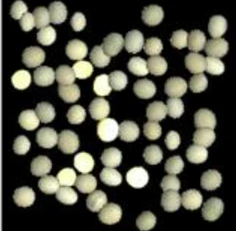
#> input picture Processamento-de-Imagens/AP04/sementes.png, 236 x 231 px
$ jupyter execute AP04.ipynb
#> lines starting #> are read from the running program, lines starting #| are printed output that depends on the picture
# ATIVIDADE PONTUADA 4
Aluno: Davi Araújo do Nascimento\
Matrícula: 202300027801

## Questão única

### Funções Auxiliares
Nesta seção encontram-se as funções auxiliares que não estão particulamente associadas a nenhum algoritmo.

[cell 1]
# Estas são as importanções que serão usadas na implementação da Transformada Circular de Hough e nas funções auxiliares.
import numpy as np
from skimage.io import imread
import matplotlib.pyplot as plt

[cell 2]
# Usa o matplotlib para mostrar a matriz com texto dos valores de cada elemento
def mostrarValoresMatriz(matriz: np.ndarray, cmap=plt.cm.Blues):
    _, ax = plt.subplots()

    ax.matshow(matriz, cmap=cmap)

    for pos, i in np.ndenumerate(matriz):
        ax.text(pos[1], pos[0], str(int(i)), va="center", ha="center")

[cell 3]
# Pesos RGB para converter uma imagem colorida em preto-e-branco
PESOS_NTSC = [0.299, 0.587, 0.114]
PESOS_HDTV = [0.2126, 0.7152, 0.0722]
PESOS_HDR  = [0.2627, 0.6780, 0.0593]

# Converte uma imagem para preto-e-branco usando uma distribuição de pesos para as três cores
def converterParaCinza(imagem: np.ndarray, pesos=PESOS_HDR) -> np.ndarray:
    if len(imagem.shape) <= 2:
        return imagem

    if imagem.shape[2] < 3:
        return imagem

    copia = imagem.copy()

    # Pegando os canais individuais de cada cor
    r = copia[:, :, 0] * pesos[0]
    g = copia[:, :, 1] * pesos[1]
    b = copia[:, :, 2] * pesos[2]

    return r + g + b

[cell 4]
# Calcula a posição do centro da matriz. Se ela possui alguma dimensão ímpar, a posição mais próxima a origem é preferida
def calcularCentro(matriz: np.ndarray) -> (int, int):
    return (
        matriz.shape[0] // 2,
        matriz.shape[1] // 2
    )

[cell 5]
# Função que sobrepõe uma matriz em cima de outra numa posição especifica e retorna a fatia sobreposta relevante de cada matriz

def sobreposicao(baixo: np.ndarray, cima: np.ndarray , pos: (int, int) = None) -> (np.ndarray, np.ndarray):
    if baixo.shape[0] < cima.shape[0] or baixo.shape[1] < cima.shape[1]:
        raise Exception("Matriz de cima maior que a de baixo")

    if pos == None:
        pos = calcularCentro(baixo)

    centro_circ = calcularCentro(cima)

    # Borda da matriz de baixo
    borda_bxo = [
        pos[0] - centro_circ[0],                  # Topo
        pos[0] - centro_circ[0] + cima.shape[0],  # Fundo
        pos[1] - centro_circ[1],                  # Esquerda
        pos[1] - centro_circ[1] + cima.shape[1]   # Direita
    ]

    # Borda da matriz de cima
    borda_cma = [                                 # O mesmo de cima vale aqui
        0,
        cima.shape[0],
        0,
        cima.shape[1]
    ]

    # Checando se não passou de mais do topo
    if borda_bxo[0] < 0:
        borda_cma[0] = -borda_bxo[0]
        borda_bxo[0] = 0

    # Checando se não passou de mais do fundo
    elif borda_bxo[1] > baixo.shape[0]:
        borda_cma[1] -= borda_bxo[1] - baixo.shape[0]
        borda_bxo[1] = baixo.shape[0]

    # Checando se não passou de mais da esquerda
    if borda_bxo[2] < 0:
        borda_cma[2] = -borda_bxo[2]
        borda_bxo[2] = 0

    # Checando se não passou de mais da direita
    elif borda_bxo[3] > baixo.shape[1]:
        borda_cma[3] -= borda_bxo[3] - baixo.shape[1]
        borda_bxo[3] = baixo.shape[1]

    return (
        baixo[
            borda_bxo[0] : borda_bxo[1],
            borda_bxo[2] : borda_bxo[3],
        ],
        cima[
            borda_cma[0] : borda_cma[1],
            borda_cma[2] : borda_cma[3],
        ]
    )

### Implementação Transforma Circular de Hough
Nesta seção encontram-se as principais funções utilizadas na implementação

[cell 6]
# Cria uma matriz com uma circunferência inscrita dentro
def gerarCircunferencia(raio: int) -> np.ndarray:
    diametro = raio * 2 - 1
    grade_x, grade_y = np.mgrid[:diametro, :diametro]

    saida = np.zeros((diametro, diametro))
    correcao_raio = raio - 1

    # Usando o código mágico do numpy e a equação do círculo
    saida[(grade_x - correcao_raio) ** 2 + (grade_y - correcao_raio) ** 2 <= raio ** 2] = 1

    # Removendo o circulo interior para formar a circunferencia
    saida[(grade_x - correcao_raio) ** 2 + (grade_y - correcao_raio) ** 2 < (raio - 1) ** 2] = 0

    return saida

[cell 7]
# Demonstração do funciomento da função acima

demo_raios           = [ 10, 25, 75, 100 ]
demo_circunferencias = []

# Gerando circunferências com base nos raios
for i in demo_raios:
    demo_circunferencias.append(gerarCircunferencia(i))

# Organizando as imagens
tamanho = 10
colunas = 2
linhas  = len(demo_raios) // colunas

fig, eixos = plt.subplots(linhas, colunas, figsize=(tamanho, tamanho))

for pos, eixo in np.ndenumerate(eixos):
    indice_1d = pos[0] * colunas + pos[1]
    eixo.set_title(f"Raio: {demo_raios[indice_1d]}", fontstyle="italic")
    eixo.matshow(demo_circunferencias[indice_1d])

fig.tight_layout()
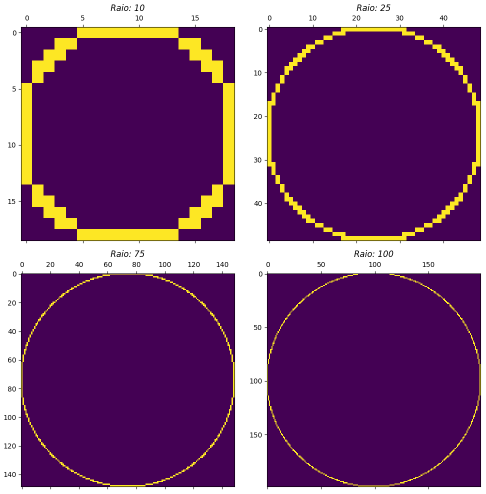
#> figure drawn by matplotlib, 4 panels

A circunferência de 100 não parece ter o topo mas tem. \
Por algum motivo o matplotlib corta um pedaço da parte superior da imagem. \
Dá para perceber isso na circunferência de raio 75

[cell 8]
# Usa as funções acima para gerar o acumulador da Transformada Circular de Hough

def gerarAcumulador(imagem: np.ndarray, raio: int) -> np.ndarray:
    acumulador = np.zeros(imagem.shape)
    circunferencia = gerarCircunferencia(raio)

    # Somando a circunferencia em cima
    for pos, i in np.ndenumerate(imagem):
        if i != 0:
            baixo, cima = sobreposicao(acumulador, circunferencia, pos)
            baixo += cima

    return acumulador

[cell 9]
# Demonstração da função a cima

demo_pontos = [
    (3, 5),
    (15, 10),
    (39, 29),
    (20, 23),
    (20, 25)
]

demo_matriz         = np.zeros((40, 40))
demo_circunferencia = np.pad(gerarCircunferencia(15), ((20, 20), (20, 20)))

# Posicionando os pontos
for i in demo_pontos:
    demo_matriz[i] = 1

# Organizando as imagens
tamanho = 10
colunas = 2
linhas  = 2

fig, eixos = plt.subplots(linhas, colunas, figsize=(tamanho, tamanho))

demo_infos = [
    ("1 - Matriz original", demo_matriz),
    ("2 - Matriz original", demo_circunferencia),
    ("1 - Acumulador gerado", gerarAcumulador(demo_matriz, 10)),
    ("2 - Acumulador gerado", gerarAcumulador(demo_circunferencia, 15))
]

for pos, i in enumerate(demo_infos):
    col = pos // colunas
    lin = pos % colunas

    eixos[lin, col].set_title(i[0], fontstyle="italic")
    eixos[lin, col].matshow(i[1], cmap=plt.cm.Blues)

fig.tight_layout()
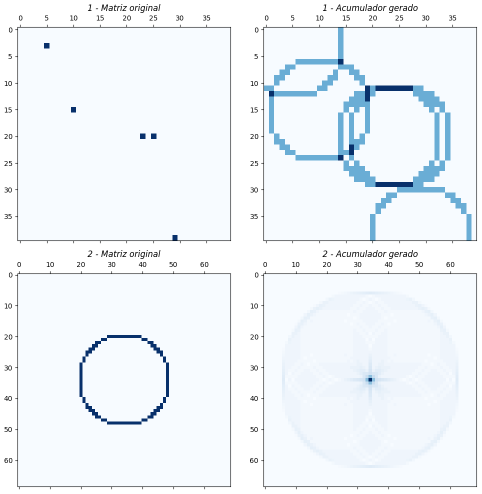
#> figure drawn by matplotlib, 4 panels

[cell 10]
# Função auxiliar. Checa se o centro de uma matriz é o valor máximo dentro dela mesma

def testarMaximoCentral(matriz: np.ndarray) -> bool:
    # Capturando o valor do centro
    centro = matriz[calcularCentro(matriz)]

    # Checando até achar um valor maior que o centro
    for i in np.nditer(matriz):
        if i > centro:
            return False

    # Se não achar
    return True

[cell 11]
# Conta quantos máximos locais têm numa matriz
# Estratégia: definir um valor mínimo para que um elemento da matriz possa ser considerado elegível como ponto máximo.
# Esse valor é calculado a partir da variável margem e o valor máximo da matriz inteira.
# Eu achei que 0.5 tá num valor legal como padrão, por isso esse parâmetro tá como opcional.
# Depois é testado se o elemento é um ponto máximo dentro de uma área ao seu ao redor.
# Caso seja, é somado mais um no contador e a área é apagada do acumulador.

def contarMaximosLocais(acumulador: np.ndarray, raio: int, margem: float = 0.5) -> (np.ndarray, int):
    if not 0 <= margem < 1:
        raise Exception("A margem deve estar contida dentro do intervalo [0, 1)")

    copia = acumulador.copy()                   # Criando cópia pois o acumulador será alterado
    cont = 0                                    # Contagem de pontos máximos
    diametro = 2 * raio - 1                     # Diametro da área de análise
    area = np.zeros((diametro, diametro))       # Matriz que será usada como referência para extrair a área sobreposta do acumulador
    valor_min = int(copia.max() * (1 - margem)) # Valor mínimo para um elemento ser elegível

    for pos, i in np.ndenumerate(copia):
        if i < valor_min: continue

        baixo, _ = sobreposicao(copia, area, pos)

        if testarMaximoCentral(baixo):
            cont += 1
            baixo *= 0 # Apagando área

    return (copia, cont)

### Tratamento da imagem e finalização da função da Transformada Circular de Hough

[cell 12]
# Calcula e retorna o valor de um ponto na distribuição normal

def funcaoGaussiana(x: float, sigma: float) -> float:
    aux = (x ** 2) / (2 * sigma ** 2)
    aux = np.exp(-aux)

    return aux / np.sqrt(2 * np.pi)

[cell 13]
# Gera núcleo para o desfoque gaussiano

def gerarNucleo(raio: int, sigma: float) -> np.ndarray:
    nucleo_1d = np.ndarray((raio * 2 - 1, 1))

    for i in range(-(raio - 1), raio):
        nucleo_1d[i + raio - 1] = funcaoGaussiana(i, sigma)

    return nucleo_1d * nucleo_1d.transpose()

[cell 14]
def convolucao2d(matriz_a: np.ndarray, matriz_b: np.ndarray):
    pass

[cell 15]
def desfoqueGaussiano(imagem: np.ndarray, nucleo: np.ndarray) -> np.ndarray:
    pass

[cell 16]
def gradienteIntensidade(imagem: np.ndarray):
    pass

[cell 17]
def supressao(imagem: np.ndarray):
    pass

[cell 18]
def limiteDuplo(imagem: np.ndarray):
    pass

[cell 19]
def canny(imagem: np.ndarray) -> np.ndarray:
    nucleo_gauss = gerarNucleo(3, 2)

    etapa = converterParaCinza(imagem)
    etapa = desfoqueGaussiano(etapa, nucleo_gauss)
    etapa = gradienteIntensidade(etapa)
    etapa = supressao(etapa)

    return limiteDuplo(etapa)

Não sei se era somente a Tranformada Circular de Hough que é para ser feita usando somente as operações do Numpy ou se não pode usar em nada. Para ter certeza eu iria implementar a detecção de bordas também. \
Infelizmente, não vou conseguir ter tempo de terminar essa parte mas o principal está feito apenas com as operações do Numpy, por isso só importo as funções prontas agora. \
Talvez o operador Sobel funcione mas prefiro não usar porque a função canny é bem mais robusta.

[cell 20]
from skimage.feature import canny

[cell 21]
# Demonstração inteira do processo

# Carregando imagem da especificação
sementes_original = imread("sementes.png")
#> sementes_original is the input picture: shape (231, 236, 4); mean R, G, B, A 77.5, 77.8, 65.5, 255

# Cortando imagem porque ela vem com uma linha branca na esquerda que atrapalha a detecção
sementes_cortada = sementes_original.copy()[:, 4:, :]
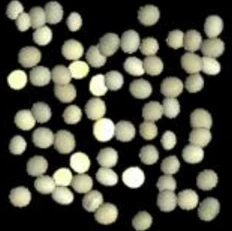
#> sementes_cortada: shape (231, 232, 4); mean R, G, B, A 77.2, 77.5, 65, 255

# Removendo um pouco do ruido na parte preta da imagem
sementes_cortada[sementes_cortada < 20] = 0

# Organizando as imagens
tamanho = 10
colunas = 2
linhas  = 1

fig, eixos = plt.subplots(linhas, colunas, figsize=(tamanho, tamanho))

eixos[0].set_title("Original")
eixos[1].set_title("Cortada")

eixos[0].axis("off")
eixos[1].axis("off")

eixos[0].imshow(sementes_original)
eixos[1].imshow(sementes_cortada)
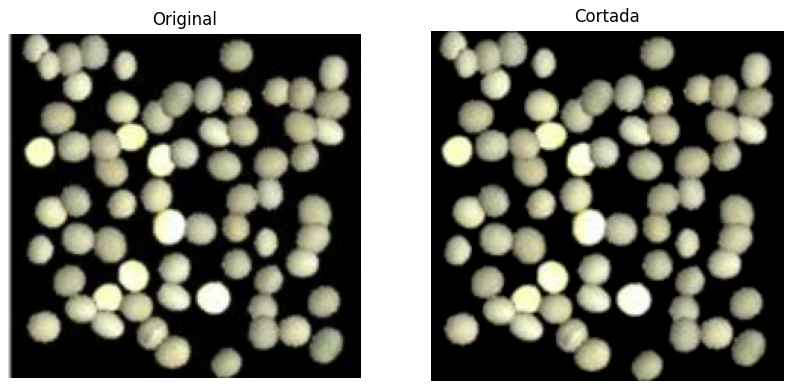
#> figure drawn by matplotlib, 2 panels

[cell 22]
# Parâmetros
qntd_sementes_real  = 67              # Contado manualmente por mim
intesidade_desfoque = 1               # Achei um valor legal
raio_acumulador     = 10              # Os raios da sementes variam entre 9 e 11, então coloquei o valor intermediário
raio_contagem       = raio_acumulador # Percebi que colocando os dois como o mesmo valor dá certo

sementes_cinza      = converterParaCinza(sementes_cortada)                    # Convertendo imagem para cinza
#> in converterParaCinza, `r = copia[:, :, 0] * pesos[0]`:
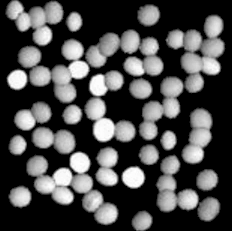
#> r: shape (231, 232) float64; min 0, max 66.99, mean 20; drawn with min black and max white
#> in converterParaCinza, `g = copia[:, :, 1] * pesos[1]`:
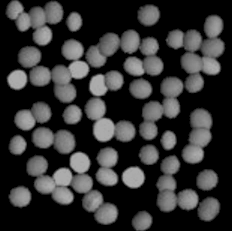
#> g: shape (231, 232) float64; min 0, max 172.9, mean 51.8
#> in converterParaCinza, `b = copia[:, :, 2] * pesos[2]`:
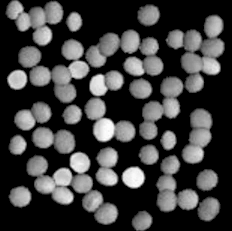
#> b: shape (231, 232) float64; min 0, max 15.12, mean 3.79; drawn with min black and max white
sementes_bordas     = canny(sementes_cinza, sigma=intesidade_desfoque)        # Aplicando a detecção de borda Canny
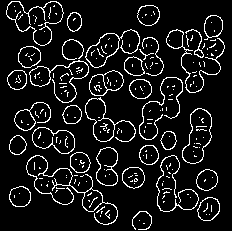
#> sementes_bordas: shape (231, 232) bool; 9.5% white in thin lines or dots
sementes_acumulador = gerarAcumulador(sementes_bordas, raio_acumulador)       # Gerando o acumulador baseado nas bordas
#> call 3 of gerarAcumulador, with raio = 10
#> the loop in gerarAcumulador (call 3), `for pos, i in np.ndenumerate(imagem):` made 53592 passes
#> after the loop in gerarAcumulador (call 3), `for pos, i in np.ndenumerate(imagem):`:
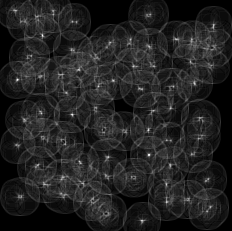
#> acumulador: shape (231, 232) float64; min 0, max 45, mean 6; drawn with min black and max white
resultados          = contarMaximosLocais(sementes_acumulador, raio_contagem) # Obtendo resultados
#> in contarMaximosLocais, `valor_min = int(copia.max() * (1 - margem))`: valor_min = 22
#> the loop in contarMaximosLocais, `for pos, i in np.ndenumerate(copia):` made 53592 passes
#> i on passes 1 to 3: 5, 4, 3
#> after the loop in contarMaximosLocais, `for pos, i in np.ndenumerate(copia):`:
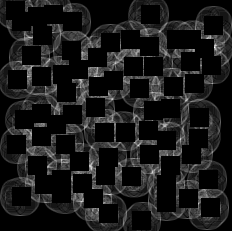
#> copia: shape (231, 232) float64; min 0, max 24, mean 2.4; drawn with min black and max white
#> after the loop in contarMaximosLocais, `for pos, i in np.ndenumerate(copia):`: cont = 68
precisao            = 1 - abs(1 - resultados[1] / qntd_sementes_real)
#> precisao = 0.985


print(f"""
    Resultados:\n
    Quantidade de sementes na imagem: {qntd_sementes_real}
    Quantidade de sementes contadas pelo algoritmo: {resultados[1]}
    Precisão: {(precisao * 100):.2f}%
""")
#|     Resultados:
#|     Quantidade de sementes na imagem: 67
#|     Quantidade de sementes contadas pelo algoritmo: 68
#|     Precisão: 98.51%

# Organizando imagens
tamanho = 10
colunas = 2
linhas  = 2

infos = [
    ("Sementes em preto-e-branco", sementes_cinza),
    ("Acumulador original", sementes_acumulador),
    ("Detecção de bordas", sementes_bordas),
    ("Acumulador após contagem", resultados[0])
]

fig, eixos = plt.subplots(linhas, colunas, figsize=(tamanho, tamanho))

for pos, i in enumerate(infos):
    col = pos // colunas
    lin = pos % colunas

    eixos[lin, col].set_title(i[0], fontstyle="italic")
    eixos[lin, col].axis("off")
    eixos[lin, col].matshow(i[1], cmap="gray")
#> this loop made 4 passes
#> (col, lin) on passes 1 to 4: (0, 0), (0, 1), (1, 0), (1, 1)

fig.tight_layout()
